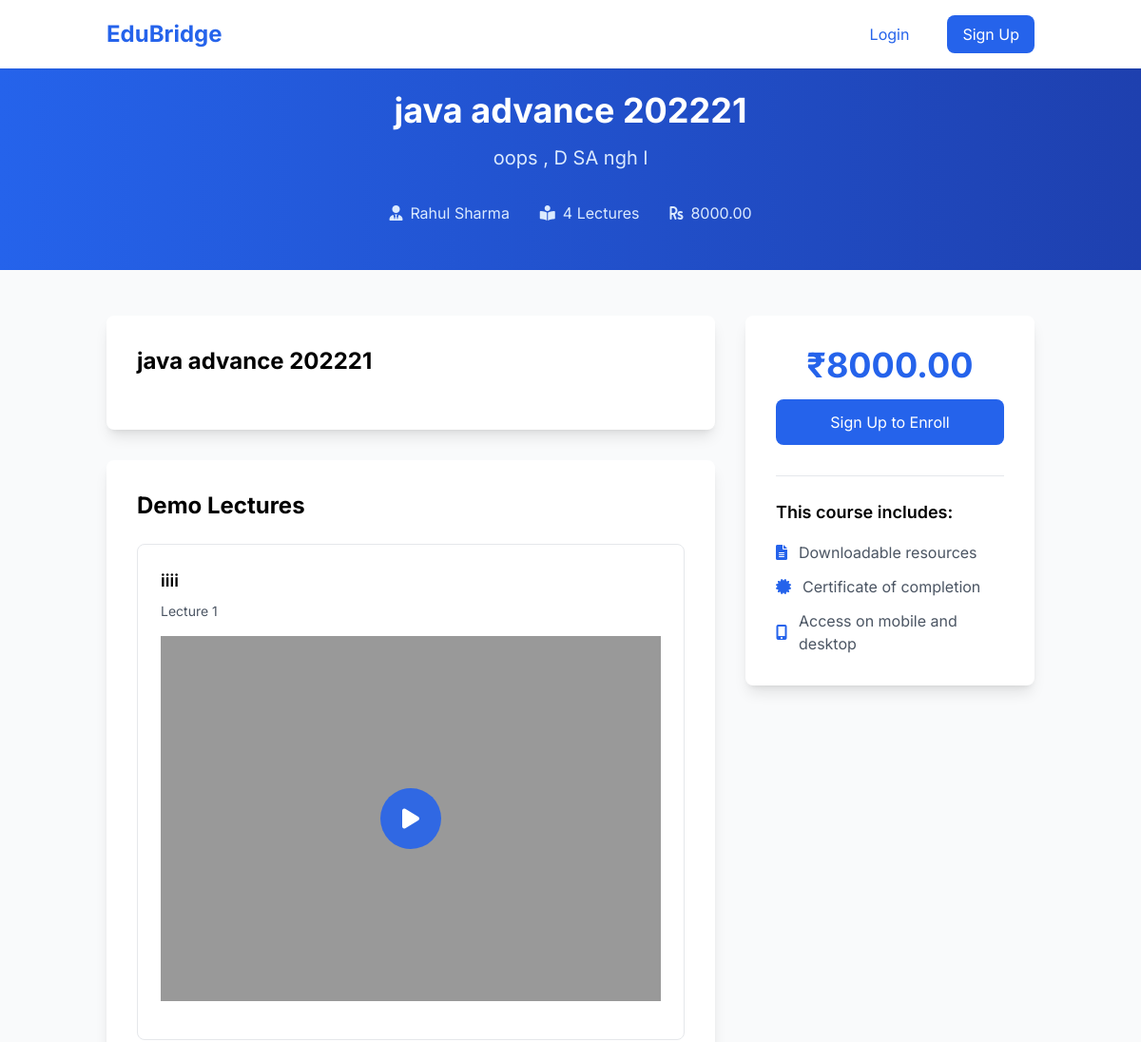
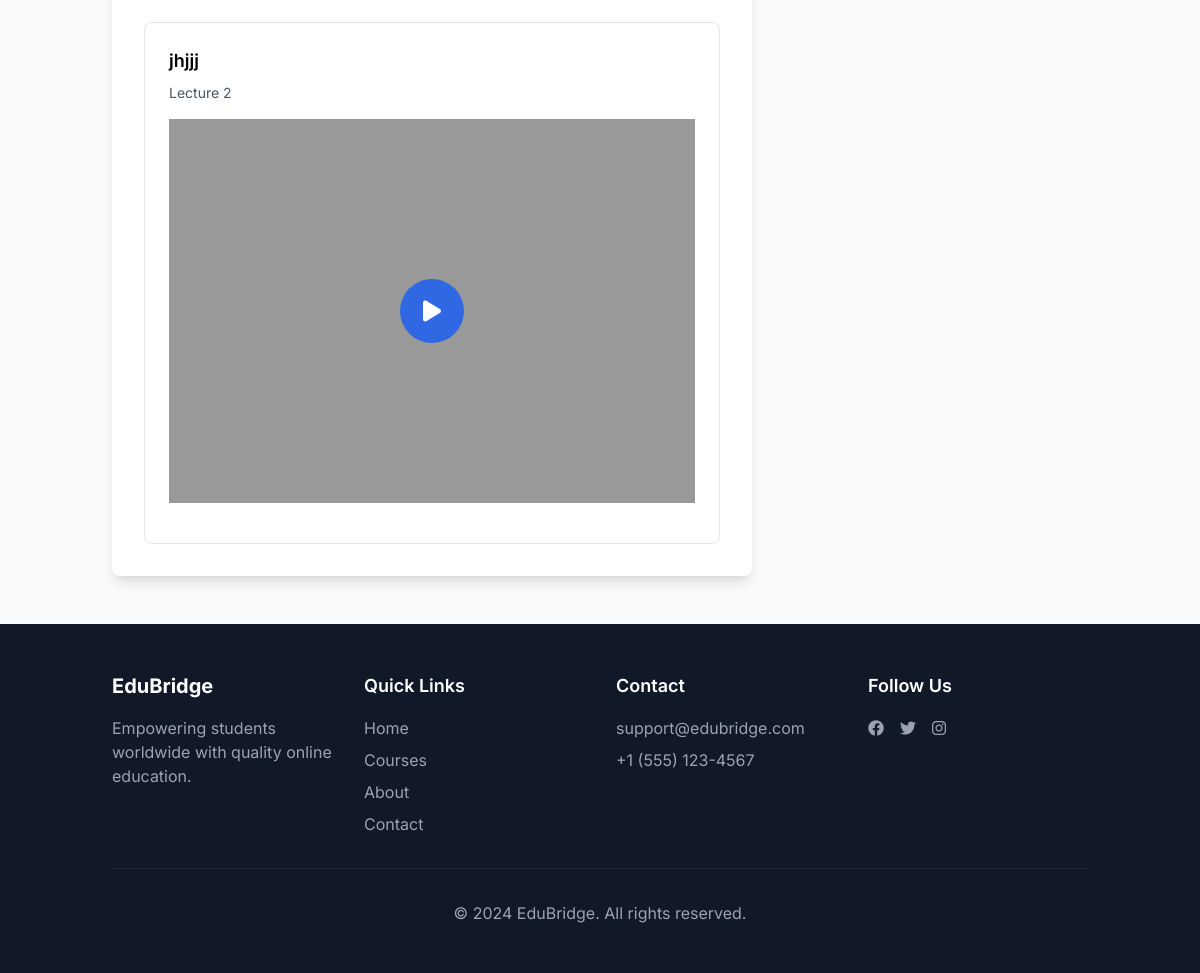
Screenshot of /student/course/10/ with the database file from the repository (2 pictures, top to bottom).
### Teacher/models.py (models this page shows, shortened)
class Course(models.Model):
    teacher = models.ForeignKey(TeacherSignup, on_delete=models.CASCADE, related_name='courses')
    name = models.CharField(max_length=200)
    description = models.TextField()
    price = models.DecimalField(max_digits=10, decimal_places=2)
    created_at = models.DateTimeField(auto_now_add=True)

class TeacherSignup(models.Model):
    QUALIFICATION_CHOICES = [
        ('phd', 'PhD'),
        ('masters', 'Masters Degree'),
        ('bachelors', 'Bachelors Degree'),
    ]
    user = models.OneToOneField(User, on_delete=models.CASCADE, related_name='teacher')
    name = models.CharField(max_length=100)
    email = models.EmailField(unique=True)
    phone_number = models.CharField(max_length=15)
    qualification = models.CharField(max_length=50, choices=QUALIFICATION_CHOICES)
    coaching_institute_name = models.CharField(max_length=200)
    created_at = models.DateTimeField(auto_now_add=True)

class Shell(models.Model):
    LECTURE_TYPE_CHOICES = [
        ('demo', 'Demo Lecture'),
        ('paid', 'Paid Lecture'),
    ]
    course = models.ForeignKey(Course, on_delete=models.CASCADE, related_name='shells')
    shell_number = models.IntegerField()
    description = models.TextField()
    video_link = models.URLField(max_length=500, blank=True, null=True)
    video_file = models.FileField(upload_to='shell_videos/', blank=True, null=True)
    pdf_file = models.FileField(upload_to='shell_pdfs/', blank=True, null=True)
    cloudinary_public_id = models.CharField(max_length=100, blank=True, null=True)
    lecture_type = models.CharField(max_length=10, choices=LECTURE_TYPE_CHOICES, default='paid')
    created_at = models.DateTimeField(auto_now_add=True)

### Students/views.py (the view)
# urls.py: path('course/<int:course_id>/', views.course_detail, name='course_detail'),
def course_detail(request, course_id):
    course = get_object_or_404(Course, id=course_id)
    demo_lectures = Shell.objects.filter(course=course, lecture_type='demo').order_by('shell_number')
    context = {
        'course': course,
        'demo_lectures': demo_lectures,
    }
    return render(request, 'Students/course_detail.html', context)

### Students/templates/Students/course_detail.html (shortened to what this page needs)
<!DOCTYPE html>
<html lang="en">
<head>
    <script src="https://cdn.tailwindcss.com"></script>
    <link href="https://cdnjs.cloudflare.com/ajax/libs/font-awesome/6.0.0/css/all.min.css" rel="stylesheet">
</head>
<body class="bg-gray-50">
    <nav class="bg-white shadow-sm fixed w-full z-50">
        <div class="container mx-auto px-6 py-4">
            <div class="flex items-center justify-between">
                <div class="flex items-center">
                    <a href="{% url 'students:student_index' %}" class="text-2xl font-bold text-blue-600">EduBridge</a>
                </div>
                <div class="hidden md:flex items-center space-x-6">
                    {% if user.is_authenticated %}
                        <span class="text-gray-600">Welcome, {{ user.first_name }}</span>
                        <a href="{% url 'students:student_dashboard' %}" class="px-4 py-2 bg-blue-600 text-white rounded-lg hover:bg-blue-700">Dashboard</a>
                        <a href="{% url 'students:student_logout' %}" class="px-4 py-2 bg-red-600 text-white rounded-lg hover:bg-red-700">Logout</a>
                    {% else %}
                        <a href="{% url 'students:student_login' %}" class="px-4 py-2 text-blue-600 hover:text-blue-700">Login</a>
                        <a href="{% url 'students:student_signup' %}" class="px-4 py-2 bg-blue-600 text-white rounded-lg hover:bg-blue-700">Sign Up</a>
                    {% endif %}
                </div>
            </div>
        </div>
    </nav>
    <div class="pt-24 pb-12 bg-gradient-to-r from-blue-600 to-blue-800">
        <div class="container mx-auto px-6">
            <div class="max-w-4xl mx-auto text-center text-white">
                <h1 class="text-4xl font-bold mb-4">{{ course.name }}</h1>
                <p class="text-xl text-blue-100 mb-8">{{ course.description }}</p>
                <div class="flex items-center justify-center space-x-8 text-blue-100">
                    <div class="flex items-center">
                        <i class="fas fa-user-tie mr-2"></i>
                        <span>{{ course.teacher.name }}</span>
                    </div>
                    <div class="flex items-center">
                        <i class="fas fa-book-reader mr-2"></i>
                        <span>{{ course.shells.count }} Lectures</span>
                    </div>
                    <div class="flex items-center">
                        <i class="fas fa-rupee-sign mr-2"></i>
                        <span>{{ course.price }}</span>
                    </div>
                </div>
            </div>
        </div>
    </div>
    <div class="container mx-auto px-6 py-12">
        <div class="grid grid-cols-1 lg:grid-cols-3 gap-8">
            <div class="lg:col-span-2">
                <div class="bg-white rounded-lg shadow-lg p-8 mb-8">
                    <h2 class="text-2xl font-bold mb-6">
                    <div class="prose max-w-none">
                        {{ course.name }}
                    </div>
                </div>
                <div class="bg-white rounded-lg shadow-lg p-8">
                    <h2 class="text-2xl font-bold mb-6">Demo Lectures</h2>
                    <div class="space-y-6">
                        {% for lecture in demo_lectures %}
                        <div class="border rounded-lg p-6 hover:shadow-md transition-shadow">
                            <div class="mb-4">
                                <h3 class="font-semibold text-lg mb-2">{{ lecture.description }}</h3>
                                <p class="text-gray-600 text-sm mb-4">Lecture {{ lecture.shell_number }}</p>
                                {% if lecture.video_link %}
                                    <div class="aspect-w-16 aspect-h-9">
                                        <div class="video-container relative" data-video-url="{{ lecture.video_link }}">
                                            <div class="play-button absolute inset-0 flex items-center justify-center bg-black bg-opacity-40 hover:bg-opacity-30 transition-all cursor-pointer">
                                                <div class="w-16 h-16 bg-blue-600 bg-opacity-90 rounded-full flex items-center justify-center text-white hover:bg-blue-700 transition-colors">
                                                    <i class="fas fa-play text-2xl"></i>
                                                </div>
                                            </div>
                                        </div>
                                    </div>
                                {% endif %}
                            </div>
                        </div>
                        {% endfor %}
                    </div>
                </div>
            </div>
            <div class="lg:col-span-1">
                <div class="bg-white rounded-lg shadow-lg p-8 sticky top-24">
                    <div class="text-center mb-8">
                        <div class="text-4xl font-bold text-blue-600 mb-4">₹{{ course.price }}</div>
                        {% if user.is_authenticated %}
                            <a href="{% url 'students:payment' course.id %}"
                               class="block w-full px-6 py-3 bg-blue-600 text-white rounded-lg hover:bg-blue-700 transition-colors mb-4">
                                Enroll Now
                            </a>
                        {% else %}
                            <a href="{% url 'students:student_signup' %}"
                               class="block w-full px-6 py-3 bg-blue-600 text-white rounded-lg hover:bg-blue-700 transition-colors mb-4">
                                Sign Up to Enroll
                            </a>
                        {% endif %}
                    </div>
                    <div class="border-t pt-6">
                        <h3 class="font-semibold text-lg mb-4">This course includes:</h3>
                        <ul class="space-y-3">
                            <li class="flex items-center text-gray-600">
                                <i class="fas fa-file-alt mr-3 text-blue-600"></i>
                                Downloadable resources
                            </li>
                            <li class="flex items-center text-gray-600">
                                <i class="fas fa-certificate mr-3 text-blue-600"></i>
                                Certificate of completion
                            </li>
                            <li class="flex items-center text-gray-600">
                                <i class="fas fa-mobile-alt mr-3 text-blue-600"></i>
                                Access on mobile and desktop
                            </li>
                        </ul>
                    </div>
                </div>
            </div>
        </div>
    </div>
    <footer class="bg-gray-900 text-white py-12">
        <div class="container mx-auto px-6">
            <div class="grid grid-cols-1 md:grid-cols-4 gap-8">
                <div>
                    <h3 class="text-xl font-bold mb-4">EduBridge</h3>
                    <p class="text-gray-400">Empowering students worldwide with quality online education.</p>
                </div>
                <div>
                    <h4 class="text-lg font-semibold mb-4">Quick Links</h4>
                    <ul class="space-y-2">
                        <li><a href="{% url 'students:student_index' %}" class="text-gray-400 hover:text-white">Home</a></li>
                        <li><a href="#" class="text-gray-400 hover:text-white">Courses</a></li>
                        <li><a href="#" class="text-gray-400 hover:text-white">About</a></li>
                        <li><a href="#" class="text-gray-400 hover:text-white">Contact</a></li>
                    </ul>
                </div>
                <div>
                    <h4 class="text-lg font-semibold mb-4">Contact</h4>
                    <ul class="space-y-2 text-gray-400">
                        <li>support@edubridge.com</li>
                        <li>+1 (555) 123-4567</li>
                    </ul>
                </div>
                <div>
                    <h4 class="text-lg font-semibold mb-4">Follow Us</h4>
                    <div class="flex space-x-4">
                        <a href="#" class="text-gray-400 hover:text-white"><i class="fab fa-facebook"></i></a>
                        <a href="#" class="text-gray-400 hover:text-white"><i class="fab fa-twitter"></i></a>
                        <a href="#" class="text-gray-400 hover:text-white"><i class="fab fa-instagram"></i></a>
                    </div>
                </div>
            </div>
            <div class="border-t border-gray-800 mt-8 pt-8 text-center text-gray-400">
                <p>&copy; 2024 EduBridge. All rights reserved.</p>
            </div>
        </div>
    </footer>
</body>
</html>

### Students/templates/Students/course_detail.html (style rules this page uses)
body { font-family: 'Inter', sans-serif; }

### rows the page displays
Course: name "java advance 202221", description "oops , D SA ngh l", teacher.name "Rahul Sharma", shells.count "4", price "8000.00"
Shell: description "iiii", shell_number "1"
Shell: description "jhjjj", shell_number "2"
